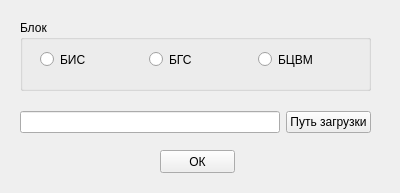
<?xml version="1.0" encoding="UTF-8"?>
<ui version="4.0">
 <class>OptionWindow</class>
 <widget class="QWidget" name="OptionWindow">
  <property name="geometry">
   <rect>
    <x>0</x>
    <y>0</y>
    <width>400</width>
    <height>193</height>
   </rect>
  </property>
  <property name="windowTitle">
   <string>Form</string>
  </property>
  <widget class="QGroupBox" name="groupBox">
   <property name="geometry">
    <rect>
     <x>20</x>
     <y>20</y>
     <width>351</width>
     <height>71</height>
    </rect>
   </property>
   <property name="title">
    <string>Блок</string>
   </property>
   <widget class="QWidget" name="layoutWidget">
    <property name="geometry">
     <rect>
      <x>20</x>
      <y>30</y>
      <width>321</width>
      <height>19</height>
     </rect>
    </property>
    <layout class="QHBoxLayout" name="horizontalLayout_2">
     <item>
      <widget class="QRadioButton" name="bis">
       <property name="text">
        <string>БИС</string>
       </property>
      </widget>
     </item>
     <item>
      <widget class="QRadioButton" name="bgs">
       <property name="text">
        <string>БГС</string>
       </property>
      </widget>
     </item>
     <item>
      <widget class="QRadioButton" name="bcvm">
       <property name="text">
        <string>БЦВМ</string>
       </property>
      </widget>
     </item>
    </layout>
   </widget>
  </widget>
  <widget class="QPushButton" name="ok">
   <property name="geometry">
    <rect>
     <x>160</x>
     <y>150</y>
     <width>75</width>
     <height>23</height>
    </rect>
   </property>
   <property name="text">
    <string>ОК</string>
   </property>
  </widget>
  <widget class="QWidget" name="layoutWidget">
   <property name="geometry">
    <rect>
     <x>20</x>
     <y>110</y>
     <width>351</width>
     <height>25</height>
    </rect>
   </property>
   <layout class="QHBoxLayout" name="horizontalLayout">
    <item>
     <widget class="QLineEdit" name="lineEdit"/>
    </item>
    <item>
     <widget class="QPushButton" name="pushButton">
      <property name="text">
       <string>Путь загрузки</string>
      </property>
     </widget>
    </item>
   </layout>
  </widget>
 </widget>
 <resources/>
 <connections/>
</ui>
